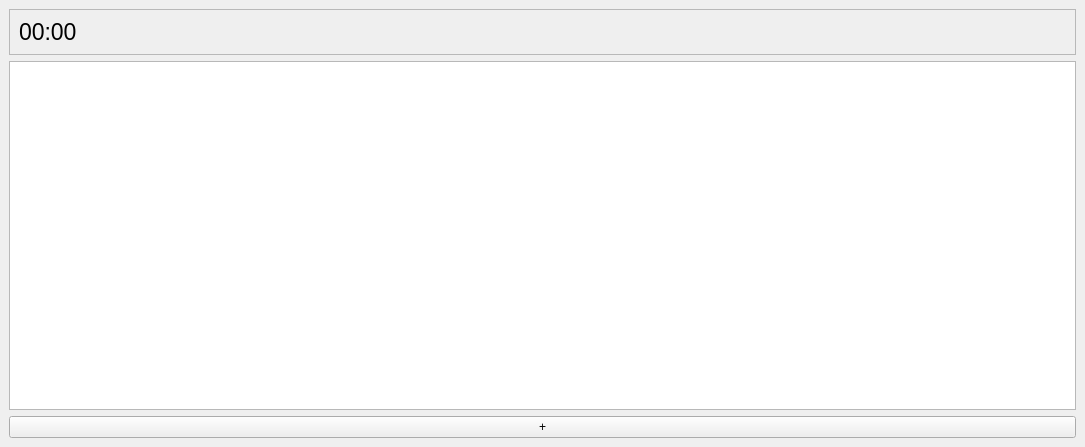
<?xml version="1.0" encoding="UTF-8"?>
<ui version="4.0">
 <class>MainWindow</class>
 <widget class="QMainWindow" name="MainWindow">
  <property name="geometry">
   <rect>
    <x>0</x>
    <y>0</y>
    <width>1085</width>
    <height>447</height>
   </rect>
  </property>
  <property name="minimumSize">
   <size>
    <width>1000</width>
    <height>0</height>
   </size>
  </property>
  <property name="windowTitle">
   <string>MainWindow</string>
  </property>
  <property name="styleSheet">
   <string notr="true"/>
  </property>
  <widget class="QWidget" name="centralwidget">
   <layout class="QVBoxLayout" name="verticalLayout_2">
    <item>
     <widget class="QFrame" name="frame">
      <property name="frameShape">
       <enum>QFrame::StyledPanel</enum>
      </property>
      <property name="frameShadow">
       <enum>QFrame::Raised</enum>
      </property>
      <layout class="QHBoxLayout" name="horizontalLayout">
       <item>
        <widget class="QLabel" name="label">
         <property name="font">
          <font>
           <pointsize>17</pointsize>
          </font>
         </property>
         <property name="text">
          <string>00:00</string>
         </property>
        </widget>
       </item>
      </layout>
     </widget>
    </item>
    <item>
     <widget class="QTableWidget" name="tableWidget">
      <attribute name="horizontalHeaderVisible">
       <bool>false</bool>
      </attribute>
      <attribute name="horizontalHeaderHighlightSections">
       <bool>true</bool>
      </attribute>
      <attribute name="verticalHeaderVisible">
       <bool>false</bool>
      </attribute>
      <attribute name="verticalHeaderShowSortIndicator" stdset="0">
       <bool>false</bool>
      </attribute>
      <row/>
     </widget>
    </item>
    <item>
     <widget class="QPushButton" name="button_add">
      <property name="text">
       <string>+</string>
      </property>
     </widget>
    </item>
   </layout>
  </widget>
 </widget>
 <resources/>
 <connections/>
</ui>
